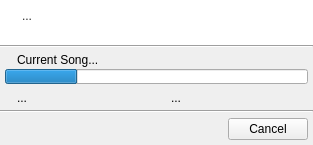
<?xml version="1.0" encoding="UTF-8"?>
<ui version="4.0">
 <class>QUProgressDialog</class>
 <widget class="QDialog" name="QUProgressDialog">
  <property name="windowModality">
   <enum>Qt::ApplicationModal</enum>
  </property>
  <property name="geometry">
   <rect>
    <x>0</x>
    <y>0</y>
    <width>313</width>
    <height>145</height>
   </rect>
  </property>
  <property name="windowTitle">
   <string>Progress</string>
  </property>
  <property name="modal">
   <bool>true</bool>
  </property>
  <layout class="QVBoxLayout" name="verticalLayout_4">
   <property name="spacing">
    <number>0</number>
   </property>
   <property name="leftMargin">
    <number>0</number>
   </property>
   <property name="topMargin">
    <number>0</number>
   </property>
   <property name="rightMargin">
    <number>0</number>
   </property>
   <property name="bottomMargin">
    <number>0</number>
   </property>
   <item>
    <widget class="QFrame" name="frame">
     <property name="palette">
      <palette>
       <active>
        <colorrole role="WindowText">
         <brush brushstyle="SolidPattern">
          <color alpha="216">
           <red>0</red>
           <green>0</green>
           <blue>0</blue>
          </color>
         </brush>
        </colorrole>
        <colorrole role="Base">
         <brush brushstyle="SolidPattern">
          <color alpha="255">
           <red>255</red>
           <green>255</green>
           <blue>255</blue>
          </color>
         </brush>
        </colorrole>
        <colorrole role="Window">
         <brush brushstyle="SolidPattern">
          <color alpha="255">
           <red>255</red>
           <green>255</green>
           <blue>255</blue>
          </color>
         </brush>
        </colorrole>
       </active>
       <inactive>
        <colorrole role="WindowText">
         <brush brushstyle="SolidPattern">
          <color alpha="216">
           <red>0</red>
           <green>0</green>
           <blue>0</blue>
          </color>
         </brush>
        </colorrole>
        <colorrole role="Base">
         <brush brushstyle="SolidPattern">
          <color alpha="255">
           <red>255</red>
           <green>255</green>
           <blue>255</blue>
          </color>
         </brush>
        </colorrole>
        <colorrole role="Window">
         <brush brushstyle="SolidPattern">
          <color alpha="255">
           <red>255</red>
           <green>255</green>
           <blue>255</blue>
          </color>
         </brush>
        </colorrole>
       </inactive>
       <disabled>
        <colorrole role="WindowText">
         <brush brushstyle="SolidPattern">
          <color alpha="63">
           <red>0</red>
           <green>0</green>
           <blue>0</blue>
          </color>
         </brush>
        </colorrole>
        <colorrole role="Base">
         <brush brushstyle="SolidPattern">
          <color alpha="255">
           <red>255</red>
           <green>255</green>
           <blue>255</blue>
          </color>
         </brush>
        </colorrole>
        <colorrole role="Window">
         <brush brushstyle="SolidPattern">
          <color alpha="255">
           <red>255</red>
           <green>255</green>
           <blue>255</blue>
          </color>
         </brush>
        </colorrole>
       </disabled>
      </palette>
     </property>
     <property name="autoFillBackground">
      <bool>true</bool>
     </property>
     <property name="frameShadow">
      <enum>QFrame::Raised</enum>
     </property>
     <layout class="QHBoxLayout">
      <item>
       <widget class="QLabel" name="infoIconLbl">
        <property name="sizePolicy">
         <sizepolicy hsizetype="Fixed" vsizetype="Preferred">
          <horstretch>0</horstretch>
          <verstretch>0</verstretch>
         </sizepolicy>
        </property>
        <property name="text">
         <string/>
        </property>
        <property name="pixmap">
         <pixmap resource="../resources/UltraStar-Manager.qrc">:/marks/information.png</pixmap>
        </property>
        <property name="alignment">
         <set>Qt::AlignLeading|Qt::AlignLeft|Qt::AlignTop</set>
        </property>
       </widget>
      </item>
      <item>
       <widget class="QLabel" name="infoTextLbl">
        <property name="sizePolicy">
         <sizepolicy hsizetype="Preferred" vsizetype="Expanding">
          <horstretch>0</horstretch>
          <verstretch>0</verstretch>
         </sizepolicy>
        </property>
        <property name="text">
         <string>...</string>
        </property>
        <property name="alignment">
         <set>Qt::AlignLeading|Qt::AlignLeft|Qt::AlignTop</set>
        </property>
        <property name="wordWrap">
         <bool>true</bool>
        </property>
       </widget>
      </item>
     </layout>
    </widget>
   </item>
   <item>
    <widget class="Line" name="line">
     <property name="orientation">
      <enum>Qt::Horizontal</enum>
     </property>
    </widget>
   </item>
   <item>
    <layout class="QVBoxLayout" name="verticalLayout">
     <property name="spacing">
      <number>2</number>
     </property>
     <property name="leftMargin">
      <number>5</number>
     </property>
     <property name="topMargin">
      <number>5</number>
     </property>
     <property name="rightMargin">
      <number>5</number>
     </property>
     <property name="bottomMargin">
      <number>5</number>
     </property>
     <item>
      <layout class="QHBoxLayout" name="horizontalLayout_6">
       <property name="spacing">
        <number>5</number>
       </property>
       <item>
        <widget class="QLabel" name="currentSongIcon">
         <property name="sizePolicy">
          <sizepolicy hsizetype="Fixed" vsizetype="Fixed">
           <horstretch>0</horstretch>
           <verstretch>0</verstretch>
          </sizepolicy>
         </property>
         <property name="text">
          <string/>
         </property>
         <property name="pixmap">
          <pixmap resource="../resources/UltraStar-Manager.qrc">:/types/text.png</pixmap>
         </property>
         <property name="alignment">
          <set>Qt::AlignLeading|Qt::AlignLeft|Qt::AlignTop</set>
         </property>
        </widget>
       </item>
       <item>
        <widget class="QLabel" name="currentSongLbl">
         <property name="sizePolicy">
          <sizepolicy hsizetype="Preferred" vsizetype="Fixed">
           <horstretch>0</horstretch>
           <verstretch>0</verstretch>
          </sizepolicy>
         </property>
         <property name="text">
          <string>Current Song...</string>
         </property>
         <property name="alignment">
          <set>Qt::AlignLeading|Qt::AlignLeft|Qt::AlignTop</set>
         </property>
         <property name="wordWrap">
          <bool>false</bool>
         </property>
        </widget>
       </item>
      </layout>
     </item>
     <item>
      <widget class="QProgressBar" name="progress">
       <property name="maximumSize">
        <size>
         <width>16777215</width>
         <height>15</height>
        </size>
       </property>
       <property name="value">
        <number>24</number>
       </property>
       <property name="textVisible">
        <bool>false</bool>
       </property>
      </widget>
     </item>
     <item>
      <layout class="QHBoxLayout" name="horizontalLayout_3">
       <property name="spacing">
        <number>5</number>
       </property>
       <property name="topMargin">
        <number>5</number>
       </property>
       <item>
        <widget class="QLabel" name="label">
         <property name="sizePolicy">
          <sizepolicy hsizetype="Fixed" vsizetype="Fixed">
           <horstretch>0</horstretch>
           <verstretch>0</verstretch>
          </sizepolicy>
         </property>
         <property name="toolTip">
          <string>Remaining time</string>
         </property>
         <property name="text">
          <string/>
         </property>
         <property name="pixmap">
          <pixmap resource="../resources/UltraStar-Manager.qrc">:/marks/clock.png</pixmap>
         </property>
        </widget>
       </item>
       <item>
        <widget class="QLabel" name="timeLbl">
         <property name="sizePolicy">
          <sizepolicy hsizetype="Preferred" vsizetype="Fixed">
           <horstretch>0</horstretch>
           <verstretch>0</verstretch>
          </sizepolicy>
         </property>
         <property name="text">
          <string>...</string>
         </property>
        </widget>
       </item>
       <item>
        <widget class="QLabel" name="label_2">
         <property name="sizePolicy">
          <sizepolicy hsizetype="Fixed" vsizetype="Fixed">
           <horstretch>0</horstretch>
           <verstretch>0</verstretch>
          </sizepolicy>
         </property>
         <property name="toolTip">
          <string>Performance</string>
         </property>
         <property name="text">
          <string/>
         </property>
         <property name="pixmap">
          <pixmap resource="../resources/UltraStar-Manager.qrc">:/marks/chart.png</pixmap>
         </property>
        </widget>
       </item>
       <item>
        <widget class="QLabel" name="speedLbl">
         <property name="text">
          <string>...</string>
         </property>
        </widget>
       </item>
      </layout>
     </item>
    </layout>
   </item>
   <item>
    <widget class="Line" name="buttonLine">
     <property name="orientation">
      <enum>Qt::Horizontal</enum>
     </property>
    </widget>
   </item>
   <item>
    <layout class="QHBoxLayout" name="horizontalLayout">
     <property name="spacing">
      <number>0</number>
     </property>
     <property name="leftMargin">
      <number>5</number>
     </property>
     <property name="topMargin">
      <number>5</number>
     </property>
     <property name="rightMargin">
      <number>5</number>
     </property>
     <property name="bottomMargin">
      <number>5</number>
     </property>
     <item>
      <spacer name="horizontalSpacer">
       <property name="orientation">
        <enum>Qt::Horizontal</enum>
       </property>
       <property name="sizeHint" stdset="0">
        <size>
         <width>40</width>
         <height>20</height>
        </size>
       </property>
      </spacer>
     </item>
     <item>
      <widget class="QPushButton" name="cancelBtn">
       <property name="text">
        <string>Cancel</string>
       </property>
       <property name="icon">
        <iconset resource="../resources/UltraStar-Manager.qrc">
         <normaloff>:/marks/cancel.png</normaloff>:/marks/cancel.png</iconset>
       </property>
       <property name="autoDefault">
        <bool>false</bool>
       </property>
      </widget>
     </item>
    </layout>
   </item>
  </layout>
 </widget>
 <resources>
  <include location="../resources/UltraStar-Manager.qrc"/>
 </resources>
 <connections/>
</ui>
